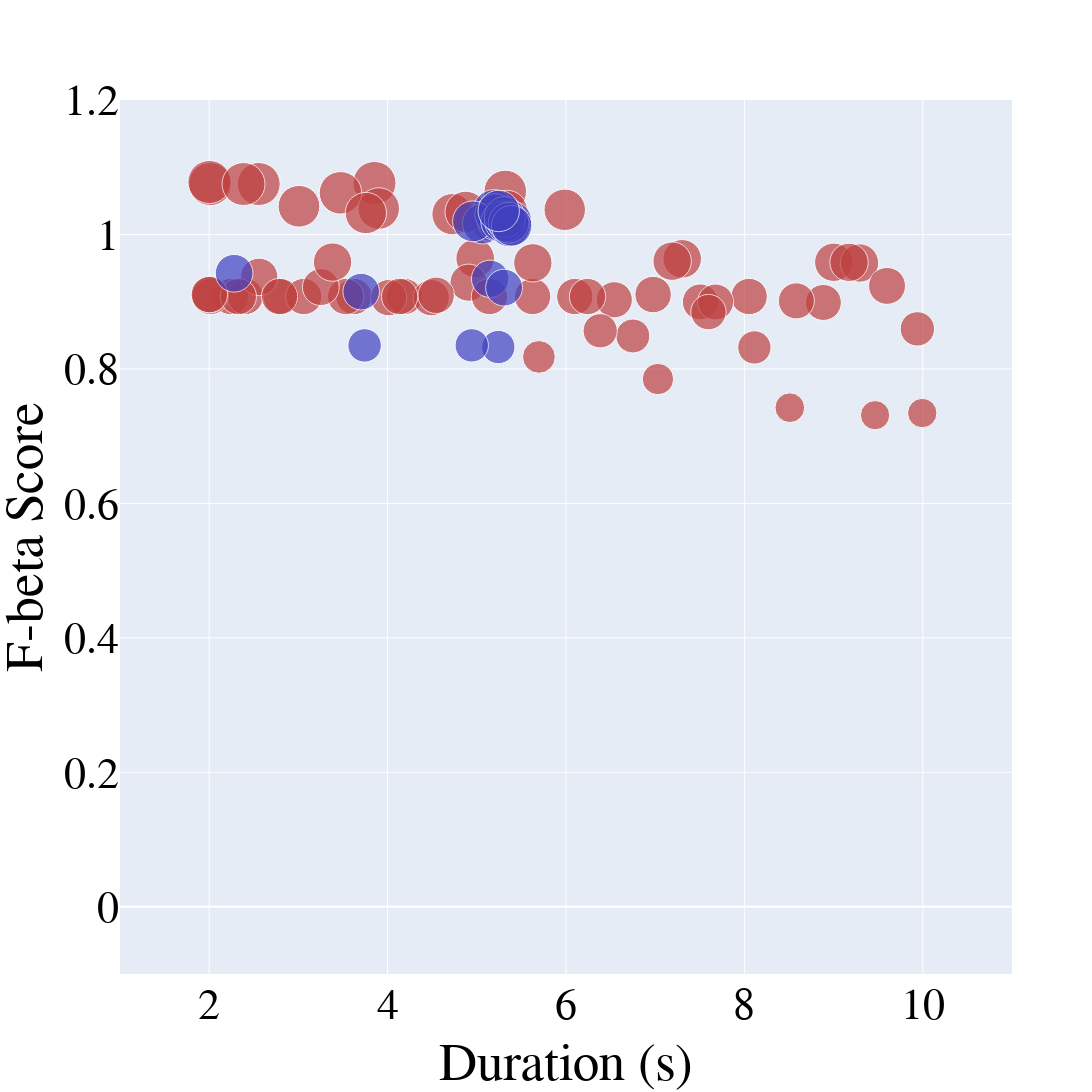

The notebook cell saved with this chart:
### Code cell
import plotly.graph_objects as go
import numpy as np

# Function to map a value in [1, 65] to a saturation percentage between 30% and 100%
def value_to_saturation(val, min_val=1, max_val=65, min_sat=0.5, max_sat=1.0, gamma=2):
    """
    Normalize the value to [0, 1], then apply a gamma transformation
    to obtain a non-linear mapping, and finally scale to [min_sat, max_sat].
    """
    norm = (val - min_val) / (max_val - min_val)
    sat = min_sat + (norm ** gamma) * (max_sat - min_sat)
    return round(sat * 100, 1)  # Return as percentage

# For R_PRE (red): use hue=0 and apply the saturation mapping to each third-column value
colors_red = [f'hsl(0, {value_to_saturation(val)}%, 50%)' for val in R_PRE[:, 2]]

# For R_ONB (blue): use hue=240 and apply the saturation mapping to each third-column value
colors_blue = [f'hsl(240, {value_to_saturation(val)}%, 50%)' for val in R_ONB[:, 2]]

# Font customization variables
font_family = "Times New Roman"
font_size = 44
font_color = "black"

# Create figure object
fig = go.Figure()

# Add first dataset R_PRE (red)
fig.add_trace(go.Scatter(
    x=R_PRE[:, 1],       # x-axis: threshold (first column)
    y=R_PRE[:, 2],       # y-axis: duration (second column)
    mode='markers',      # markers only
    marker=dict(
        size=R_PRE[:, 2] * 40,  # marker size scaled from the third column values
        color=colors_red        # marker color with saturation based on non-linear mapping
    ),
    name='R_PRE'
))

# Add second dataset R_ONB (blue)
fig.add_trace(go.Scatter(
    x=R_ONB[:, 1],       # x-axis: threshold (first column)
    y=R_ONB[:, 2],       # y-axis: duration (second column)
    mode='markers',      # markers only
    marker=dict(
        size=R_ONB[:, 2] * 40,  # marker size scaled from the third column values
        color=colors_blue       # marker color with saturation based on non-linear mapping
    ),
    name='R_ONB'
))

# Update overall layout: set font, square canvas, axis labels, and hide legend
fig.update_layout(
    font=dict(
        family=font_family,
        size=font_size,
        color=font_color
    ),
    width=1600,
    height=1600,
    showlegend=False,
    xaxis_title="Duration (s)",
    yaxis_title="F-beta Score"
)

# Update x-axis range and tick font
fig.update_xaxes(
    range=[1, 11],
    tickfont=dict(family=font_family, size=font_size, color=font_color)
)

# Update y-axis range and tick font
fig.update_yaxes(
    range=[-0.1, 1.2],
    tickfont=dict(family=font_family, size=font_size, color=font_color)
)

# save the plot as png
# fig.write_image("Duration-F_beta.png")

# Show plot
fig.show()

### Figure 1 — Plotly figure (JSON) as saved in the notebook; plotly's stock layout.template omitted (floating-point values rounded to 4 significant figures)
{"data": [{"marker": {"color": ["hsl(0, 50.0%, 50%)", "hsl(0, 50.0%, 50%)", "hsl(0, 50.0%, 50%)", "hsl(0, 50.0%, 50%)", "hsl(0, 50.0%, 50%)", "hsl(0, 50.0%, 50%)", "hsl(0, 50.0%, 50%)", "hsl(0, 50.0%, 50%)", "hsl(0, 50.0%, 50%)", "hsl(0, 50.0%, 50%)", "hsl(0, 50.0%, 50%)", "hsl(0, 50.0%, 50%)", "hsl(0, 50.0%, 50%)", "hsl(0, 50.0%, 50%)", "hsl(0, 50.0%, 50%)", "hsl(0, 50.0%, 50%)", "hsl(0, 50.0%, 50%)", "hsl(0, 50.0%, 50%)", "hsl(0, 50.0%, 50%)", "hsl(0, 50.0%, 50%)", "hsl(0, 50.0%, 50%)", "hsl(0, 50.0%, 50%)", "hsl(0, 50.0%, 50%)", "hsl(0, 50.0%, 50%)", "hsl(0, 50.0%, 50%)", "hsl(0, 50.0%, 50%)", "hsl(0, 50.0%, 50%)", "hsl(0, 50.0%, 50%)", "hsl(0, 50.0%, 50%)", "hsl(0, 50.0%, 50%)", "hsl(0, 50.0%, 50%)", "hsl(0, 50.0%, 50%)", "hsl(0, 50.0%, 50%)", "hsl(0, 50.0%, 50%)", "hsl(0, 50.0%, 50%)", "hsl(0, 50.0%, 50%)", "hsl(0, 50.0%, 50%)", "hsl(0, 50.0%, 50%)", "hsl(0, 50.0%, 50%)", "hsl(0, 50.0%, 50%)", "hsl(0, 50.0%, 50%)", "hsl(0, 50.0%, 50%)", "hsl(0, 50.0%, 50%)", "hsl(0, 50.0%, 50%)", "hsl(0, 50.0%, 50%)", "hsl(0, 50.0%, 50%)", "hsl(0, 50.0%, 50%)", "hsl(0, 50.0%, 50%)", "hsl(0, 50.0%, 50%)", "hsl(0, 50.0%, 50%)", "hsl(0, 50.0%, 50%)", "hsl(0, 50.0%, 50%)", "hsl(0, 50.0%, 50%)", "hsl(0, 50.0%, 50%)", "hsl(0, 50.0%, 50%)", "hsl(0, 50.0%, 50%)", "hsl(0, 50.0%, 50%)", "hsl(0, 50.0%, 50%)", "hsl(0, 50.0%, 50%)", "hsl(0, 50.0%, 50%)", "hsl(0, 50.0%, 50%)", "hsl(0, 50.0%, 50%)", "hsl(0, 50.0%, 50%)", "hsl(0, 50.0%, 50%)", "hsl(0, 50.0%, 50%)"], "size": [36.31, 36.31, 36.11, 33.28, 34.38, 41.68, 42.56, 36.31, 36.31, 36.31, 36.31, 36.31, 41.21, 35.95, 38.35, 38.55, 36.31, 29.25, 36.31, 38.58, 36.42, 35.99, 36.31, 36.05, 36.24, 40.81, 36.31, 38.31, 36.24, 29.38, 33.96, 37.13, 41.47, 35.98, 43.0, 43.0, 41.4, 43.12, 36.31, 36.87, 29.69, 37.47, 36.38, 36.41, 32.72, 38.41, 36.31, 38.3, 43.06, 41.54, 42.48, 36.31, 36.31, 35.38, 38.36, 43.0, 34.27, 41.28, 38.34, 36.31, 31.4, 40.81, 41.34, 36.94, 36.42]}, "mode": "markers", "name": "R_PRE", "type": "scatter", "x": [2.24, 6.099, 6.541, 8.112, 9.939, 3.007, 5.319, 2.403, 8.053, 2.807, 3.623, 3.06, 4.727, 8.885, 9.002, 7.302, 4.188, 9.465, 5.626, 4.982, 6.977, 7.507, 2.014, 8.582, 4.49, 5.157, 3.53, 5.628, 4.012, 9.994, 6.749, 4.907, 5.986, 7.677, 2.011, 2.555, 5.336, 2.003, 6.241, 3.251, 8.509, 2.56, 4.545, 2.007, 5.696, 7.19, 5.142, 9.291, 3.853, 3.9, 3.472, 4.135, 2.788, 7.597, 3.383, 2.385, 6.384, 3.756, 9.173, 2.327, 7.031, 5.361, 4.875, 9.599, 2.002], "y": [0.9077, 0.9077, 0.9029, 0.8319, 0.8596, 1.042, 1.064, 0.9077, 0.9077, 0.9077, 0.9077, 0.9077, 1.03, 0.8988, 0.9586, 0.9638, 0.9077, 0.7312, 0.9077, 0.9644, 0.9106, 0.8996, 0.9077, 0.9012, 0.906, 1.02, 0.9077, 0.9578, 0.906, 0.7344, 0.849, 0.9283, 1.037, 0.8995, 1.075, 1.075, 1.035, 1.078, 0.9077, 0.9217, 0.7423, 0.9368, 0.9095, 0.9103, 0.8179, 0.9603, 0.9077, 0.9575, 1.077, 1.039, 1.062, 0.9077, 0.9077, 0.8845, 0.9589, 1.075, 0.8568, 1.032, 0.9585, 0.9077, 0.785, 1.02, 1.034, 0.9235, 0.9106]}, {"marker": {"color": ["hsl(240, 50.0%, 50%)", "hsl(240, 50.0%, 50%)", "hsl(240, 50.0%, 50%)", "hsl(240, 50.0%, 50%)", "hsl(240, 50.0%, 50%)", "hsl(240, 50.0%, 50%)", "hsl(240, 50.0%, 50%)", "hsl(240, 50.0%, 50%)", "hsl(240, 50.0%, 50%)", "hsl(240, 50.0%, 50%)", "hsl(240, 50.0%, 50%)", "hsl(240, 50.0%, 50%)", "hsl(240, 50.0%, 50%)", "hsl(240, 50.0%, 50%)", "hsl(240, 50.0%, 50%)", "hsl(240, 50.0%, 50%)", "hsl(240, 50.0%, 50%)", "hsl(240, 50.0%, 50%)", "hsl(240, 50.0%, 50%)", "hsl(240, 50.0%, 50%)"], "size": [41.44, 40.64, 37.36, 36.6, 40.8, 41.2, 33.3, 40.78, 33.4, 37.69, 33.4, 40.77, 40.78, 40.47, 40.77, 41.03, 36.84, 40.7, 40.52, 41.4]}, "mode": "markers", "name": "R_ONB", "type": "scatter", "x": [5.19, 5.067, 5.149, 3.704, 5.235, 5.21, 5.241, 4.957, 4.943, 2.279, 3.742, 5.274, 5.388, 5.367, 5.316, 5.312, 5.306, 5.356, 5.39, 5.246], "y": [1.036, 1.016, 0.934, 0.915, 1.02, 1.03, 0.8325, 1.02, 0.835, 0.9423, 0.835, 1.019, 1.02, 1.012, 1.019, 1.026, 0.9209, 1.018, 1.013, 1.035]}], "layout": {"font": {"color": "black", "family": "Times New Roman", "size": 44}, "height": 1600, "showlegend": false, "width": 1600, "xaxis": {"range": [1, 11], "tickfont": {"color": "black", "family": "Times New Roman", "size": 44}, "title": {"text": "Duration (s)"}}, "yaxis": {"range": [-0.1, 1.2], "tickfont": {"color": "black", "family": "Times New Roman", "size": 44}, "title": {"text": "F-beta Score"}}}}
